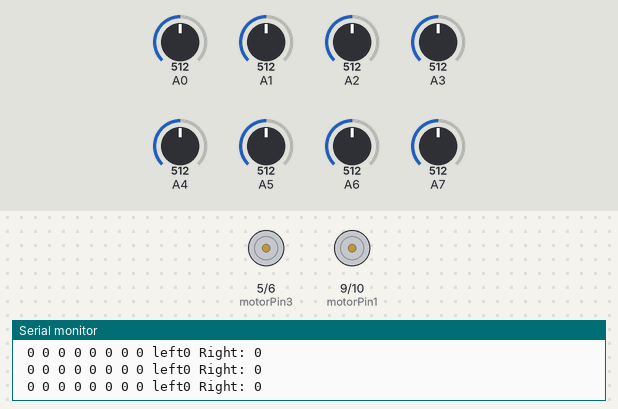
Simulated run of this sketch. Board: Arduino Uno, built with avr-gcc and run on an emulated ATmega328P. On the bench: motor-driver pin pairs drawn as motors (green arrow = first pin HIGH = forward, orange = second pin HIGH = backward, longer = more drive), the last lines printed to the serial monitor. Inputs (shaded band) come from the test bench; at power-on: A0 = 512, A4 = 512, A5 = 512, A6 = 512, A7 = 512, A1 = 512, A2 = 512, A3 = 512.

Above: at 6.6 s.
6.7 s: A0 set to 498
At 7.2 s:
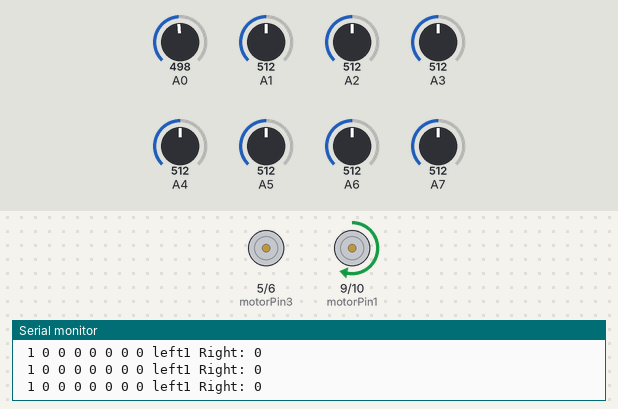
8.2 s: A4 set to 504
At 8.8 s:
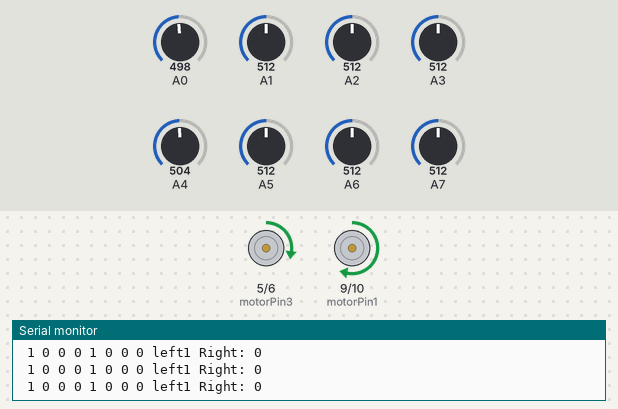
9.7 s: A5 set to 493
At 10.3 s:
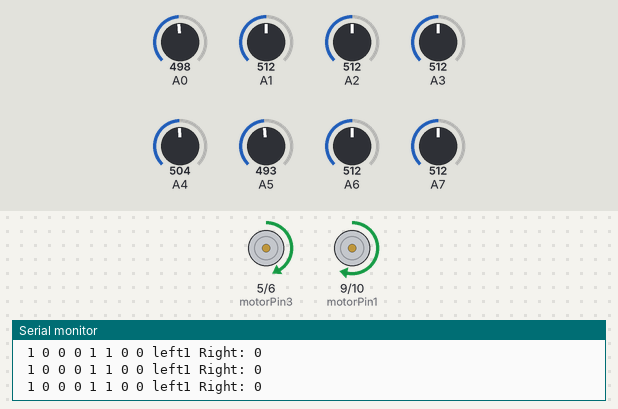
11.2 s: A6 set to 306
At 11.7 s:
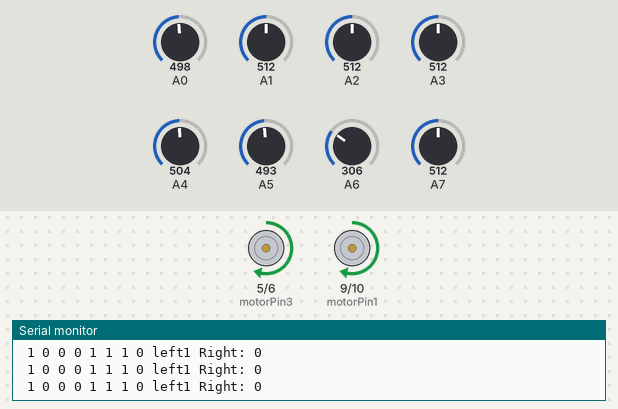
12.7 s: A7 set to 306
At 13.2 s:
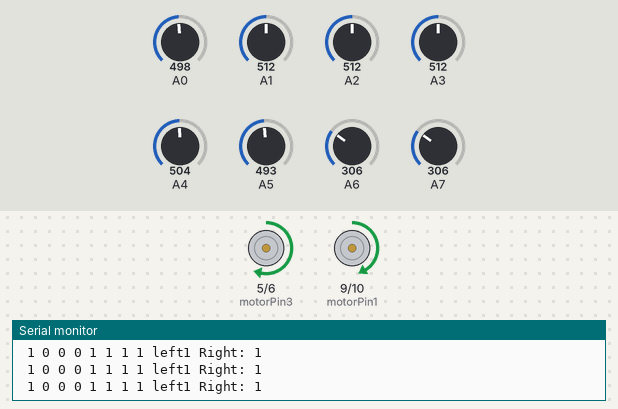
14.2 s: A4 set to 716
At 14.7 s:
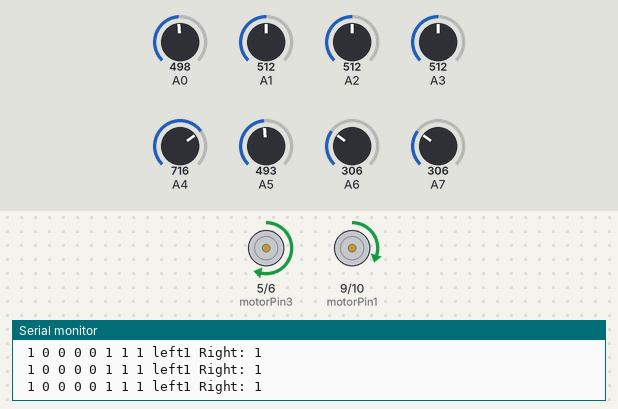
Timing chart, 0 to 16.7 s (numbered marks = the images above; inputs shaded):
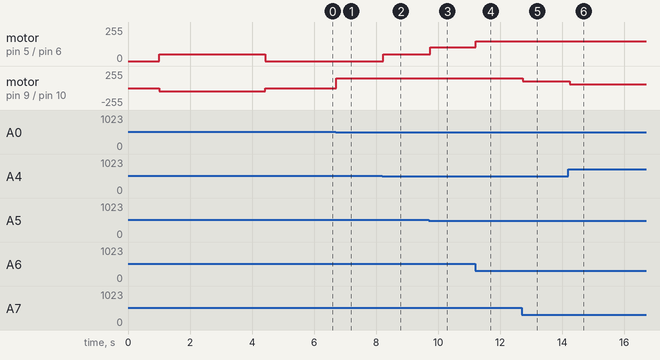

Measured:
- the behaviour switches between 512 and 511 on A0 (found by bisection; images 0 and 1)
- the behaviour switches between 512 and 511 on A4 (found by bisection; images 1 and 2)
- the behaviour switches between 512 and 511 on A5 (found by bisection; images 2 and 3)
- after the input at 6.7 s, motor on pin 9 (motorPin1) / pin 10 (motorPin2): stopped → forward 150/255 at once
- after the input at 8.2 s, motor on pin 5 (motorPin3) / pin 6 (motorPin4): stopped → forward 50/255 at once
- after the input at 9.7 s, motor on pin 5 (motorPin3) / pin 6 (motorPin4): forward 50/255 → forward 105/255 at once
- after the input at 11.2 s, motor on pin 5 (motorPin3) / pin 6 (motorPin4): forward 105/255 → forward 150/255 at once
- after the input at 12.7 s, motor on pin 9 (motorPin1) / pin 10 (motorPin2): forward 150/255 → forward 105/255 at once
- after the input at 14.2 s, motor on pin 9 (motorPin1) / pin 10 (motorPin2): forward 105/255 → forward 60/255 at once

The sketch:

Autonomous_trial_1.ino
```cpp
#define sensorNum 8          //always even
#define maxSpeed 150

int blackLimit[sensorNum];
int digitalReading[sensorNum];

const int motorPin1=9,motorPin2=10;        //right motor
const int motorPin3=5,motorPin4=6;       //left motor
const int initIR=0;

float error, prevError=0;
float mappedValue, targetValue = 7;

float safety=0.35;

float kp=45;                             //45 IF DOESN'T WORK
float kd=0 ;

int rotationSpeed=100;

int motorResponse;
float correction;

int leftSpeed,rightSpeed;

float lastAct;
int time=5;

int allBlack=0;
int leftBlack=0;
int rightBlack=0;

int frontIR=1;                      //change
int leftIR=2;                          //change
int rightIR=3;                         //change

int insideLoop=0;
//int caveSpeed=;
//int turnSpeed=;

int left=0,right=0;                   //Left and Right most Irs

void setup()
{
  //initialize IR pins
  for(int i = initIR; i < sensorNum; i++)          //A0 is leftmost Ir
  {
    pinMode(A0 + i, INPUT);
  }

  pinMode(frontIR,INPUT);
  pinMode(rightIR,INPUT);
  pinMode(leftIR,INPUT);

  //initialize motor pins
  pinMode(motorPin1, OUTPUT);
  pinMode(motorPin2, OUTPUT);
  pinMode(motorPin3, OUTPUT);
  pinMode(motorPin4, OUTPUT);
  delay(1000);
  Serial.begin(9600);

  Serial.println("Calibrating");
  calibration();


}


void loop()
{

//sensorRead();
sensorMapping();
Serial.print(" ");

for(int i = 0; i < sensorNum; i++)
{
  //Serial.print(analogRead(A0+i));
  if(analogRead(A0+i)<blackLimit[i])
     Serial.print("1");
  else
     Serial.print("0");
  Serial.print(" ");
}


 /*
  while(!digitalRead(frontIRpin))    // if reading 0 object is close
  {
  	brake();
  }
 */
  if(mappedValue!=100)     // add conditions
    {
      pid();
      motor(leftSpeed,rightSpeed);

    }
  else                                 // all white
    {
      /* if(!digitalRead(leftIR)||!digitalRead(rightIR))
        {
             //bridge codes


        }*/
         if(insideLoop)  //make it else if
        {
          //loop codes
          ACRotate(rotationSpeed);
          while(mappedValue==100) sensorMapping();

          int insideLoop=1;              //unnecessary
          int loopNo=1;
          left=0;

          while(insideLoop)
          {
            sensorMapping();
            pid();
            motor(leftSpeed,rightSpeed);

            if(allBlack==1) loopNo=2;

            if(loopNo==1)
            {
              if(left==1)
              {
                ACRotate(rotationSpeed);
                int exitLoop=1;
                int firstStep=0;

                while(exitLoop)
                {
                  if(right==1) firstStep=1;
                  if((firstStep==1)&&(right==0)) exitLoop=0;
                  sensorMapping();
                }
                insideLoop=0;
                if(loopNo==2)
                {

                }
              }
            }

          }
        }


        else if(left==1)
        {
          ACRotate(rotationSpeed);
          while(mappedValue==100)   //acrotate until finds line
          {
            sensorMapping();
          }
          pid();
          motor(leftSpeed,rightSpeed);
        }
        else if(right==1)
        {
          CRotate(rotationSpeed);
          while(mappedValue==100)   //crotate until finds line
          {
            sensorMapping();
          }
          pid();
          motor(leftSpeed,rightSpeed);
        }
        else brake();


    }
      Serial.print("left");
      Serial.print(left);
      Serial.print(" Right: ");
      Serial.print(right);

Serial.println();
}


void sensorMapping()
{
int sum=0,coun=0;

 for (int i = initIR; i <sensorNum; i++)
  {
    if (analogRead(A0+i) < blackLimit[i])              //A0 is leftmost IR
     {

      sum += i*2;
      coun++;
      digitalReading[i]=1;
    }
    else digitalReading[i]=0;
  }

   if(digitalReading[0]||digitalReading[sensorNum-1])  //if left or right gives black saves their value
   {
     left=digitalReading[0];
     right=digitalReading[sensorNum-1];
   }

   if((left==1)&&(right==1)) insideLoop=1;             //loop detection

   if(coun!=0){
  mappedValue = sum / coun;
   }
   else mappedValue=100;         //all White detection

   if(coun==sensorNum)
   {
   allBlack=1;               //allblack detection
   //Serial.println("All black");
   }
   else allBlack=0;

  int  leftAND=1;
  int  rightAND=1;
  int  leftOR=0;
  int  rightOR=0;

   int i=0;
   while(i<(sensorNum/2)-1)                      // (sensorNum/2)-1=3   and < before
   {

    leftAND= leftAND && digitalReading[i];
    rightAND= rightAND && digitalReading[sensorNum-i-1];

    leftOR= leftOR || digitalReading[i];
    rightOR= rightOR || digitalReading[sensorNum-i-1];

    i++;
   }

    if((leftOR==0)&&(rightAND==1))
    {
   // Serial.print("All Right black");
    rightBlack=1;               //all right
    }
    else rightBlack=0;

    if((leftAND==1)&&(rightOR==0))
    {
    // Serial.print("All Left black");
     leftBlack=1;                //all Left
    }
    else leftBlack=0;
   /*
  Serial.print("\tmappedValue: ");
  Serial.print(mappedValue);
  */
}


void pid()
{

  error=targetValue-mappedValue;
  correction=(kp*error)+(kd*(error-prevError));
  prevError=error;
  motorResponse=(int)correction;

 if(motorResponse>maxSpeed) motorResponse=maxSpeed;

if(motorResponse<-maxSpeed) motorResponse=-maxSpeed;

   if(motorResponse>0)
  {
    rightSpeed=maxSpeed;
    leftSpeed=maxSpeed-motorResponse;
  }
  else
  {
    rightSpeed=maxSpeed+ motorResponse;
    leftSpeed=maxSpeed;
  }

}


void motor(int left, int right)
{

  if(right>0)
  {
  analogWrite(motorPin1,right);
  analogWrite(motorPin2,0);
  }
  else
  {
    analogWrite(motorPin1,0);
    analogWrite(motorPin2,-right);
  }

  if(left>0)
  {
  analogWrite(motorPin3,left);
  analogWrite(motorPin4,0);
  }
  else
  {
   analogWrite(motorPin3,0);
   analogWrite(motorPin4,-left);
  }

 }

void CRotate(int rotateSpeed)
{
  analogWrite(motorPin1,0);
  analogWrite(motorPin2, rotateSpeed);
  analogWrite(motorPin3, rotateSpeed);
  analogWrite(motorPin4,0);

}

void ACRotate(int rotateSpeed)
{
  analogWrite(motorPin1,rotateSpeed);
  analogWrite(motorPin2, 0);
  analogWrite(motorPin3, 0);
  analogWrite(motorPin4,rotateSpeed);

}

void brake(void)
{
  analogWrite(motorPin1, 0);
  analogWrite(motorPin2, 0);
  analogWrite(motorPin3, 0);
  analogWrite(motorPin4, 0);
}

 //auto calibration
void calibration()
{
  CRotate(50);
  float upSum = 0,lowSum = 0;
  int sensorArray[sensorNum][2];

  for(int i = initIR; i < sensorNum; i++)
    {
      sensorArray[i][0] = analogRead(A0+i);
      sensorArray[i][1] = analogRead(A0+i);
    }


  int loopCounter = (int)(time * 1000 / 2.5);
  while(loopCounter)
  {
    for(int i = initIR; i < sensorNum; i++)
    {
      if(analogRead(A0+i)<sensorArray[i][0]) sensorArray[i][0]=analogRead(A0+i);
      if(analogRead(A0+i)>sensorArray[i][1]) sensorArray[i][1]=analogRead(A0+i);
    }
  loopCounter--;

  }

 for(int i=initIR; i < sensorNum; i++)
  blackLimit[i] = (int)(sensorArray[i][0] + safety * (sensorArray[i][1] - sensorArray[i][0]));

  brake();
  delay(1000);

}
```
